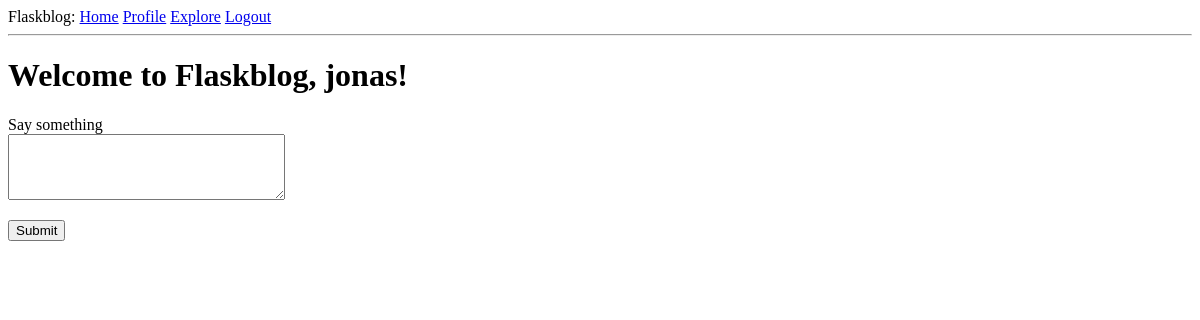
The page /index (signed in) on the database as committed earlier.
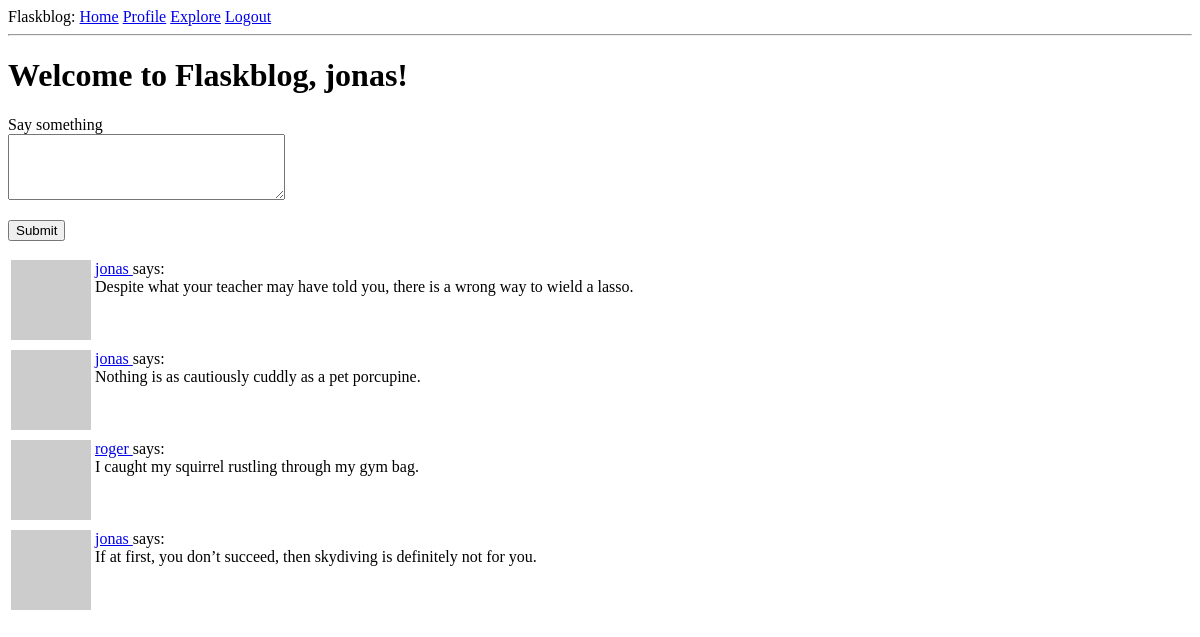
The same page on the database as committed later.
### app/models.py (models this page shows, shortened)
class User(UserMixin, db.Model):
    id: so.Mapped[int] = so.mapped_column(primary_key=True)
    username: so.Mapped[str] = so.mapped_column(sa.String(64), index=True, unique=True)
    email: so.Mapped[str] = so.mapped_column(sa.String(120), index=True, unique=True)
    password_hash: so.Mapped[Optional[str]] = so.mapped_column(sa.String(256))
    posts: so.WriteOnlyMapped['Post'] = so.relationship(back_populates='author')
    about_me: so.Mapped[Optional[str]] = so.mapped_column(sa.String(140))
    last_seen: so.Mapped[Optional[datetime]] = so.mapped_column(
        default=lambda: datetime.now(timezone.utc))
    def avatar(self, size):
        digest = md5(self.email.lower().encode('utf-8')).hexdigest()
        return f'https://www.gravatar.com/avatar/{digest}?d=identicon&s={size}'
    following: so.WriteOnlyMapped['User'] = so.relationship(
        secondary=followers,
        primaryjoin=(followers.c.follower_id == id),
        secondaryjoin=(followers.c.followed_id == id),
        back_populates='followers'
    )
    followers: so.WriteOnlyMapped['User'] = so.relationship(
        secondary=followers,
        primaryjoin=(followers.c.followed_id == id),
        secondaryjoin=(followers.c.follower_id == id),
        back_populates='following'
    )
    def following_posts(self):
        Author = so.aliased(User)
        Follower = so.aliased(User)
        return (
            sa.select(Post)
            .join(Post.author.of_type(Author))
            .join(Author.followers.of_type(Follower), isouter=True)
            .where(sa.or_(
                Follower.id == self.id,
                Author.id == self.id,
            ))
            .group_by(Post)
            .order_by(Post.timestamp.desc())
        )

class Post(db.Model):
    id: so.Mapped[int] = so.mapped_column(primary_key=True)
    body: so.Mapped[str] = so.mapped_column(sa.String(140))
    timestamp: so.Mapped[datetime] = so.mapped_column(index=True, default=lambda: datetime.now(timezone.utc))
    user_id: so.Mapped[int] = so.mapped_column(sa.ForeignKey(User.id), index=True)
    author: so.Mapped[User] = so.relationship(back_populates='posts')

### app/routes.py (the view)
@app.route('/', methods=['GET', 'POST'])
@app.route('/index', methods=['GET', 'POST'])
@login_required
def index():
    form = PostForm()
    if form.validate_on_submit():
        post = Post(body=form.post.data, author=current_user)
        db.session.add(post)
        db.session.commit()
        flash('Your post is now live!')
        return redirect(url_for('index'))
    page = request.args.get('page', 1, type=int)
    posts = db.paginate(current_user.following_posts(), page=page, per_page=app.config['POSTS_PER_PAGE'], error_out=False)
    next_url = url_for('index', page=posts.next_num) \
        if posts.has_next else None
    prev_url = url_for('index', page=posts.prev_num) \
        if posts.has_prev else None
    return render_template('index.html', title='Home', form=form, posts=posts.items, next_url=next_url, prev_url=prev_url)

### app/forms.py
class PostForm(FlaskForm):
    post = TextAreaField('Say something', validators=[
        DataRequired(), Length(min=1, max=140)])
    submit = SubmitField('Submit')

### app/models.py (called while the page is built)
@login.user_loader
def user_loader(id):
    return db.session.get(User, int(id))

### app/routes.py (called while the page is built)
@app.before_request
def before_request():
    if current_user.is_authenticated:
        current_user.last_seen = datetime.now(timezone.utc)
        db.session.commit()

### app/templates/index.html (shortened to what this page needs)
{% extends "base.html" %}
{% block content %}
    <h1>Welcome to Flaskblog, {{current_user.username}}!</h1>
    {% if form %}
        <form action="" method="post">
            <p>
                {{ form.post.label }}<br>
                {{ form.post(cols=32, rows=4) }}<br>
            </p>
            <p>{{ form.submit() }}</p>
        </form>
    {% endif %}
    {% for post in posts %}
        {% include '_post.html' %}
    {% endfor %}
{% endblock %}

### app/templates/base.html (shortened to what this page needs)
<!DOCTYPE html>
<html lang="en">
  <head>
  </head>
  <body>
    <div>
      Flaskblog:
      <a href="{{url_for('index')}}">Home</a>
      {%if current_user.is_anonymous%}
      <a href="{{url_for('login')}}">Login</a>
      {%else%}
      <a href="{{url_for('user', username=current_user.username)}}">Profile</a>
      <a href="{{url_for('explore')}}">Explore</a>
      <a href="{{url_for('logout')}}">Logout</a>
      {%endif%}
    </div>
    <hr />
     {% block content %}{% endblock %}
  </body>
</html>

### app/templates/_post.html
<table>
  <tr valign="top">
    <td><img src="{{ post.author.avatar(36) }}" alt="author avatar" /></td>
    <td>
      <a href="{{ url_for('user', username=post.author.username) }}">
        {{post.author.username}}
      </a>
      says: <br />{{post.body}}</td>
  </tr>
</table>

Rows that differ between the two databases and show on the page:
added Post: author.username "jonas", body "Despite what your teacher may have told you, there is a wrong way to wield a lasso."
added Post: author.username "jonas", body "Nothing is as cautiously cuddly as a pet porcupine."
added Post: author.username "roger", body "I caught my squirrel rustling through my gym bag."
added Post: author.username "jonas", body "If at first, you don’t succeed, then skydiving is definitely not for you."
